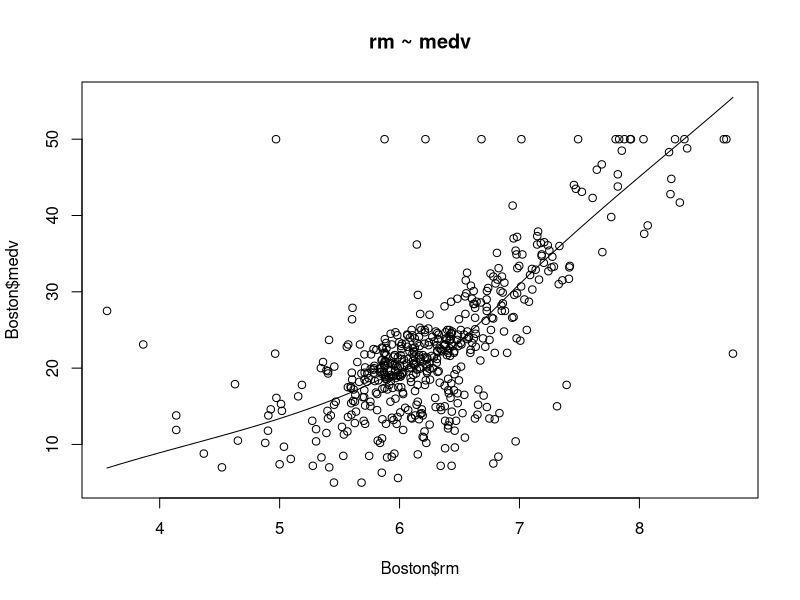
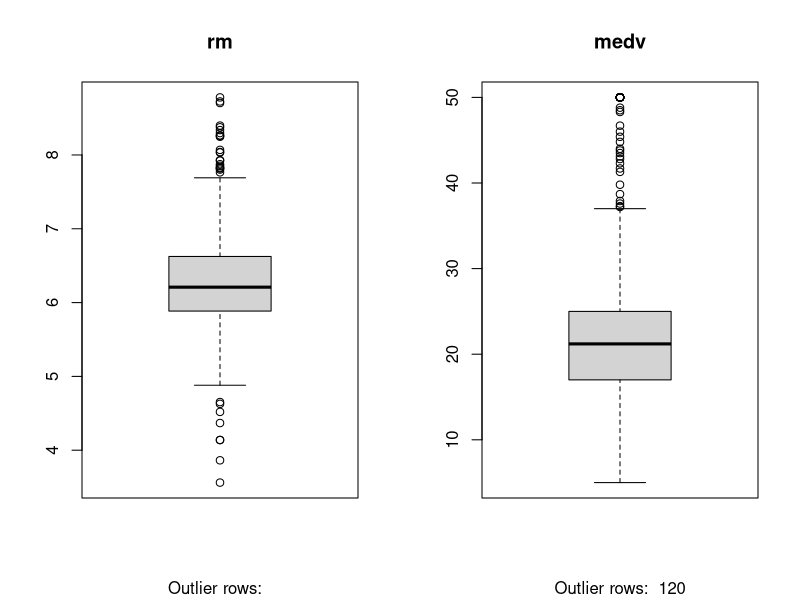
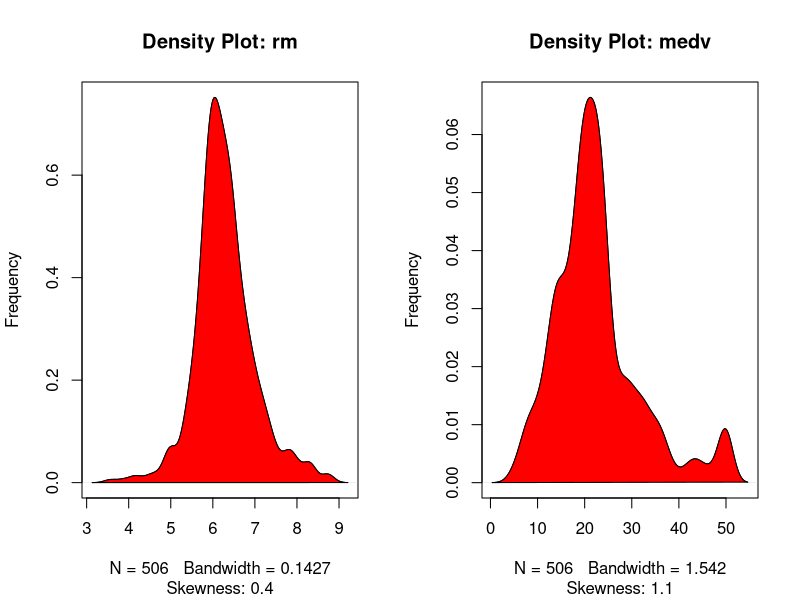

R code for these plots, in order:
## ---- chunk 1
# Load the MASS package
library(MASS)

# Load the Boston Housing dataset
data(Boston)
## ---- chunk 2
Boston
## ---- chunk 3
scatter.smooth(x=Boston$rm, y=Boston$medv, main="rm ~ medv")  # scatterplot
## ---- chunk 4
# Create Training and Test data -
set.seed(100)  # setting seed to reproduce results of random sampling
trainingRowIndex <- sample(1:nrow(Boston), 0.8*nrow(Boston))  # row indices for training data
trainingData <- cars[trainingRowIndex, ]  # model training data
testData  <- cars[-trainingRowIndex, ]   # test data

trainingRowIndex
## ---- chunk 5
par(mfrow=c(1, 2))  # divide graph area in 2 columns
boxplot(Boston$rm, main="rm", sub=paste("Outlier rows: ", boxplot.stats(cars$speed)$out))  # box plot for 'speed'
boxplot(Boston$medv, main="medv", sub=paste("Outlier rows: ", boxplot.stats(cars$dist)$out))  # box plot for 'distance'
## ---- chunk 6
library(e1071)
par(mfrow=c(1, 2))  # divide graph area in 2 columns
plot(density(Boston$rm), main="Density Plot: rm", ylab="Frequency", sub=paste("Skewness:", round(e1071::skewness(Boston$rm), 2)))  # density plot for 'rm'
polygon(density(Boston$rm), col="red")
plot(density(Boston$medv), main="Density Plot: medv", ylab="Frequency", sub=paste("Skewness:", round(e1071::skewness(Boston$medv), 2)))  # density plot for 'dist'
polygon(density(Boston$medv), col="red")
## ---- chunk 7
cor(Boston$rm, Boston$medv)  # calculate correlation between speed and distance 
## ---- chunk 8
# Create a linear regression model to predict median house values based on number of rooms
fit <- lm(medv ~ rm, data = Boston)

# Print the summary of the regression model
summary(fit)

## ---- chunk 9
# Make predictions using the regression model
predictions <- predict(fit, newdata = data.frame(rm = c(5, 6, 7)))

# Print the predictions
print(predictions)
## ---- chunk 10
AIC(fit)  # AIC => 3352.151
BIC(fit)  # BIC => 3364.831
## ---- chunk 11
modelSummary <- summary(fit)  # capture model summary as an object
modelCoeffs <- modelSummary$coefficients  # model coefficients
beta.estimate <- modelCoeffs["rm", "Estimate"]  # get beta estimate for speed
std.error <- modelCoeffs["rm", "Std. Error"]  # get std.error for speed
t_value <- beta.estimate/std.error  # calc t statistic
p_value <- 2*pt(-abs(t_value), df=nrow(Boston)-ncol(Boston))  # calc p Value
f_statistic <- fit$fstatistic[1]  # fstatistic
f <- summary(fit)$fstatistic  # parameters for model p-value calc
model_p <- pf(f[1], f[2], f[3], lower=FALSE)
## ---- chunk 12
t_value
p_value
f_statistic
model_p
## ---- chunk 13
#knitr::include_graphics("kriteria_model.png", error=FALSE)
